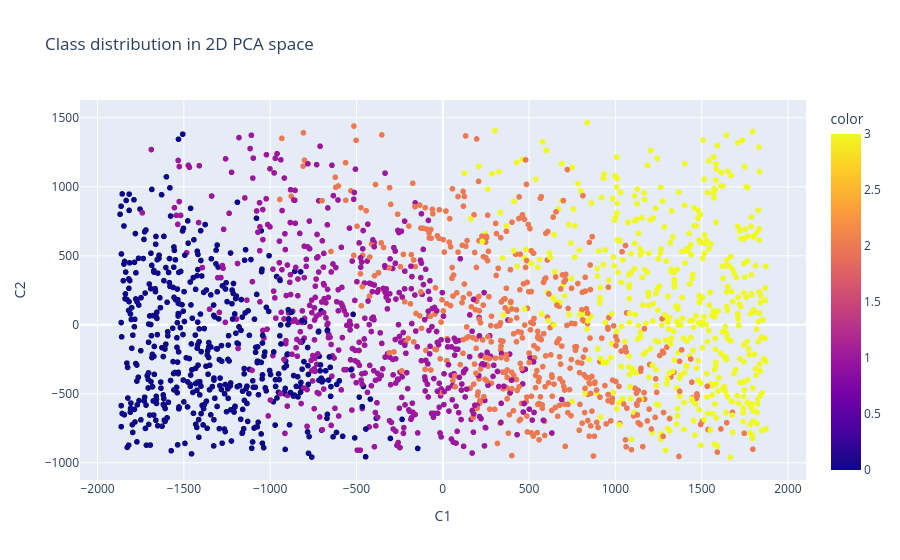

Here is the notebook cell this chart was saved with:
### Markdown cell above
## Visualizing Classes

### Code cell
pca = PCA(n_components=2)
x_pca = pca.fit_transform(X)
pca_df = pd.DataFrame(
    x_pca,
    columns = ['C1', 'C2']
)

fig = px.scatter(
    pca_df,
    x = 'C1',
    y = 'C2',
    color = y,
    title = 'Class distribution in 2D PCA space'
)
fig.show()
fig.write_image("../visualizations/class_distribution_2d_pca.png")

### Figure 1 — Plotly figure (JSON) as saved in the notebook; plotly's stock layout.template omitted (floating-point values rounded to 4 significant figures; data arrays with more than 128 entries replaced by an {"elided": "..."} marker saying what was removed)
{"data": [{"hovertemplate": "C1=%{x}<br>C2=%{y}<br>color=%{marker.color}<extra></extra>", "legendgroup": "", "marker": {"color": {"elided": "2000 int values"}, "coloraxis": "coloraxis", "symbol": "circle"}, "mode": "markers", "name": "", "showlegend": false, "type": "scattergl", "x": {"elided": "2000 float values"}, "xaxis": "x", "y": {"elided": "2000 float values"}, "yaxis": "y"}], "layout": {"coloraxis": {"colorbar": {"title": {"text": "color"}}, "colorscale": [[0, "#0d0887"], [0.1111, "#46039f"], [0.2222, "#7201a8"], [0.3333, "#9c179e"], [0.4444, "#bd3786"], [0.5556, "#d8576b"], [0.6667, "#ed7953"], [0.7778, "#fb9f3a"], [0.8889, "#fdca26"], [1, "#f0f921"]]}, "legend": {"tracegroupgap": 0}, "title": {"text": "Class distribution in 2D PCA space"}, "xaxis": {"anchor": "y", "domain": [0, 1], "title": {"text": "C1"}}, "yaxis": {"anchor": "x", "domain": [0, 1], "title": {"text": "C2"}}}}
